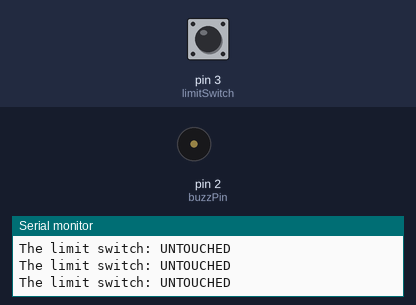
The sketch below on a simulated Arduino Uno, built with avr-gcc and run on an emulated ATmega328P. On the bench: buzzer (waves = sounding, pin HIGH), the last lines printed to the serial monitor. The test bench sets the inputs (shaded band); at power-on: pin 3 (limitSwitch) HIGH.

Above: at 1.2 s.
1.3 s: pin 3 (limitSwitch) pulled LOW for 1 s
At 2.4 s:
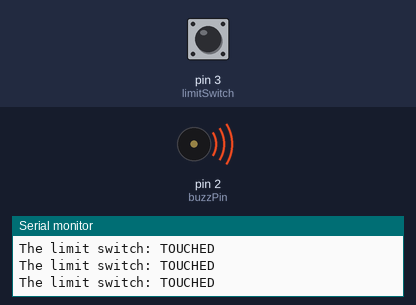
4.1 s: pin 3 (limitSwitch) pulled LOW for 3.2 s
At 8.8 s:
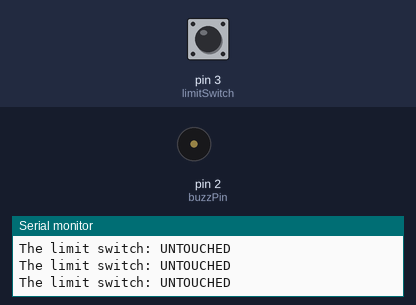
Timing chart, 0 to 10.3 s (numbered marks = the images above; inputs shaded):
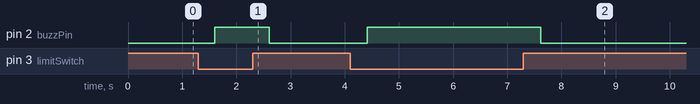

The sketch:

Limitswitch.ino
```cpp
#include <ezButton.h>

ezButton limitSwitch(3);  // create ezButton object that attach to pin 7;
int buzzPin = 2;

void setup() {
  Serial.begin(9600);
  limitSwitch.setDebounceTime(50); // set debounce time to 50 milliseconds
  pinMode(buzzPin, OUTPUT);
}

void loop() {
  limitSwitch.loop(); // MUST call the loop() function first

  if(limitSwitch.isPressed()){
    Serial.println("The limit switch: UNTOUCHED -> TOUCHED");
    digitalWrite(buzzPin, HIGH); }
  if(limitSwitch.isReleased()){
    Serial.println("The limit switch: TOUCHED -> UNTOUCHED");
    digitalWrite(buzzPin, LOW); }

  int state = limitSwitch.getState();
  if(state == HIGH){
    Serial.println("The limit switch: UNTOUCHED");
    delay(200);
  }
  else{
    Serial.println("The limit switch: TOUCHED");
    delay(200);
  }
}
```

Measured:
- after the input at 1.3 s, pin 2 (buzzPin): LOW → HIGH after 0.30 s, → LOW 1.0 s later
- after the input at 4.1 s, pin 2 (buzzPin): LOW → HIGH after 0.31 s, → LOW 3.2 s later
